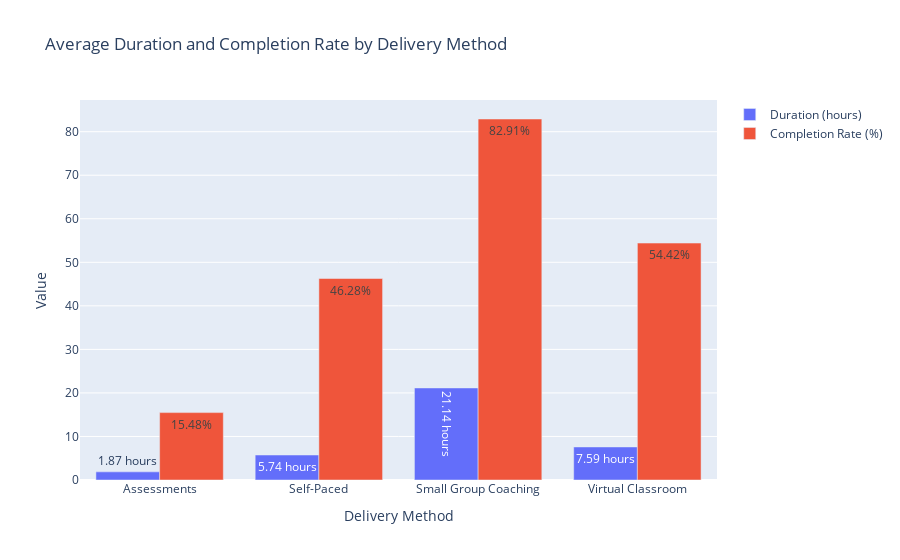

Notebook code cell kept with this figure:
### Code cell
# Group data by Delivery Methods and calculate average duration and completion rate
avg_duration = df.groupby('Delivery Methods')['Duration (in hours)'].mean()
avg_completion_rate = df.groupby('Delivery Methods')['Completion Rate'].mean()

# Create traces for duration and completion rate
trace_duration = go.Bar(
    x=avg_duration.index,
    y=avg_duration.values,
    name='Duration (hours)',
    text=[f'{duration:.2f} hours' for duration in avg_duration.values],
    textposition='auto',
    hoverinfo='text',
)
trace_completion_rate = go.Bar(
    x=avg_completion_rate.index,
    y=avg_completion_rate.values,
    name='Completion Rate (%)',
    text=[f'{rate:.2f}%' for rate in avg_completion_rate.values],
    textposition='auto',
    hoverinfo='text',
)

# Set layout
layout = go.Layout(
    title='Average Duration and Completion Rate by Delivery Method',
    xaxis=dict(title='Delivery Method'),
    yaxis=dict(title='Value'),
    barmode='group',
)

# Create figure
fig = go.Figure(data=[trace_duration, trace_completion_rate], layout=layout)

# Show plot
fig.show()

### Figure 1 — Plotly figure (JSON) as saved in the notebook; plotly's stock layout.template omitted (floating-point values rounded to 4 significant figures)
{"data": [{"hoverinfo": "text", "name": "Duration (hours)", "text": ["1.87 hours", "5.74 hours", "21.14 hours", "7.59 hours"], "textposition": "auto", "type": "bar", "x": ["Assessments", "Self-Paced", "Small Group Coaching", "Virtual Classroom"], "y": [1.87, 5.74, 21.14, 7.59]}, {"hoverinfo": "text", "name": "Completion Rate (%)", "text": ["15.48%", "46.28%", "82.91%", "54.42%"], "textposition": "auto", "type": "bar", "x": ["Assessments", "Self-Paced", "Small Group Coaching", "Virtual Classroom"], "y": [15.48, 46.28, 82.91, 54.42]}], "layout": {"barmode": "group", "title": {"text": "Average Duration and Completion Rate by Delivery Method"}, "xaxis": {"title": {"text": "Delivery Method"}}, "yaxis": {"title": {"text": "Value"}}}}
